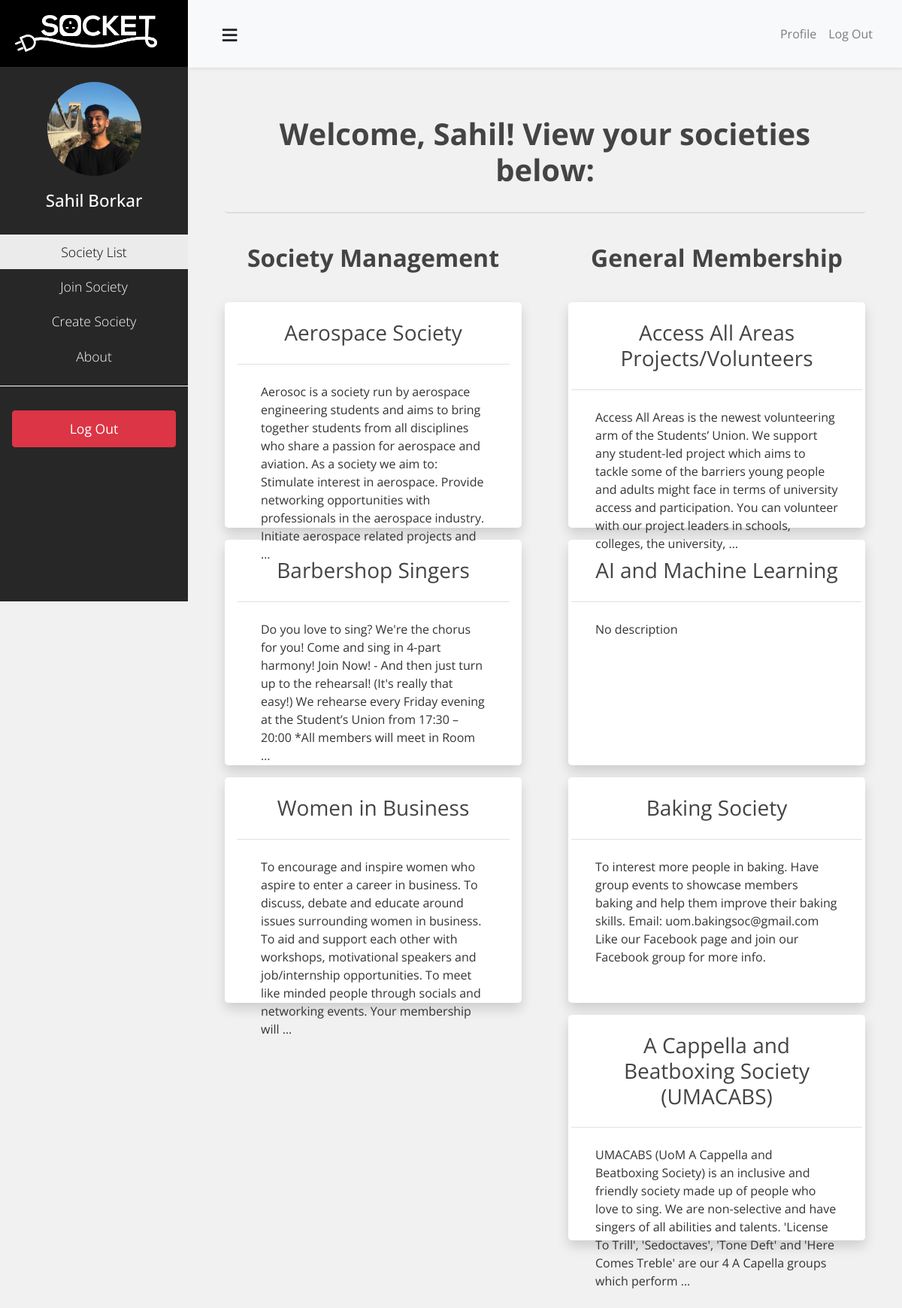
The page /soclist (signed in) on the database its author committed.
### users/models.py (models this page shows, shortened)
class Profile(models.Model):
    user = models.OneToOneField(User, on_delete=models.CASCADE)
    image = models.ImageField(default='default.jpg', upload_to='profile_pics')

### societies/models.py (models this page shows, shortened)
class SocietyMembership(models.Model):
    member = models.ForeignKey(User, related_name='society_membership', on_delete=models.CASCADE)
    society = models.ForeignKey('Society', related_name='society_membership', on_delete=models.CASCADE)
    is_leader = models.BooleanField(default=False)

class Society(models.Model):
    name = models.CharField(max_length = 200, unique=False)
    description = models.TextField()
    members = models.ManyToManyField(
        User,
        verbose_name=("Members"),
        related_name='societies',
        through='SocietyMembership'
    )
    def __str__(self):
        return f"{self.name}"

### blog/views.py (the view)
# urls.py: path('soclist', views.soclist, name='blog-soclist'),
@login_required
def soclist(request):
    current_user = request.user
    leader_memberships = SocietyMembership.objects.filter(member=current_user, is_leader=True)
    normal_memberships = SocietyMembership.objects.filter(member=current_user, is_leader=False)
    context = {
        'societies':current_user.societies.all(),
        'leader_memberships': leader_memberships,
        'normal_memberships': normal_memberships
    }
    return render(request, 'blog/soclist.html', context)

### blog/templates/blog/soclist.html
{% extends "blog/base.html" %}
{% block content %}
    <div class="row">
        <div class="col-sm-12">
            <div class="my-3 px-3 rounded-lg" style="border-bottom: 2px solid #ddd;">
                <h1> Welcome, {{user.first_name}}! View your societies below: </h1>
            </div>
        </div>
    <div>
    <div class="row">
        <div class="col-lg-6">
            <div class="mx-3">
            <h1 style="font-size:2em;"> Society Management </h1>
            {% for membership in leader_memberships %}
                    <div class="my-3 px-3 rounded-lg shadow div-hover soclist">
                        <h3 class="border-bottom border-gray mb-0"><a class="container-title" href="{% url 'blog-sochome' oid=membership.society.id %}?society={{membership.society}}">{{ membership.society.name }}</a></h3>
                        <p class="container-content">{{ membership.society.description|truncatewords:50 }}</p>
                    </div>
            {% empty %}
                    <div class="my-3 px-3 rounded-lg shadow div-hover" style="height:200px;">
                        <h3 class="border-bottom border-gray mb-0">No societies under your management.</h3>
                        <p class="container-content">You are not a leader of any societies yet. Go ahead and create one! Or, you know, get promoted.</p>
                    </div>
            {% endfor %}
            </div>
    </div>
        <div class="col-lg-6">
            <div class="mx-3">
                <h1 style="font-size:2em;"> General Membership </h1>
                {% for membership in normal_memberships %}
                    <div class="my-3 px-1 rounded-lg shadow div-hover soclist">
                        <h3 class="border-bottom border-gray mb-0"><a class="container-title" href="{% url 'blog-sochome' oid=membership.society.id %}?society={{membership.society}}">{{ membership.society.name }}</a></h3>
                        <p class="container-content">{{ membership.society.description|truncatewords:50 }}</p>
                    </div>
                {% empty %}
                    <div class="my-3 px-1 rounded-lg shadow div-hover" style="height:200px;">
                        <h3 class="border-bottom border-gray mb-0">No societies found.</h3>
                        <p class="container-content">You are not a part of any societies yet. Go ahead and create/join one!</p>
                    </div>
                {% endfor %}
            </div>
        </div>
    </div>
{% endblock content %}

### blog/templates/blog/base.html (shortened to what this page needs)
{%load static%}
<!DOCTYPE html>
<html>
<head>
        <link rel="stylesheet" href="https://stackpath.bootstrapcdn.com/bootstrap/4.3.1/css/bootstrap.min.css">
        <link rel="stylesheet" type="text/css" href="{% static 'blog/main.css' %}">
        <link rel="stylesheet" href="https://cdnjs.cloudflare.com/ajax/libs/malihu-custom-scrollbar-plugin/3.1.5/jquery.mCustomScrollbar.min.css">
</head>
<body>
    <div class="wrapper">
        <nav id="sidebar">
            <div class="sidebar-header">
                <a href="/">
                    <img src="{%static 'blog/logo.png'%}">
                </a>
            </div>
            <ul class="list-unstyled components text-center" >
                {% if user.is_authenticated %}
                <div class="text-center sidebar-profile">
                    <a href="{% url 'profile' %}">
                        <img class="rounded-circle" src="{{ user.profile.image.url }}">
                        <h3>{{user.first_name}} {{user.last_name}}</h3>
                    </a>
                </div>
                {% endif %}
                {% url 'blog-soclist' as soclist %}
                {% url 'join-society' as joinsoc %}
                {% url 'society-register' as socregister %}
                <li {%if request.path == soclist%} class="active"{%endif%}>
                    <a href="{% url 'blog-soclist' %}" >Society List</a>
                </li>
                <li {%if request.path == joinsoc%} class="active"{%endif%}>
                    <a href="{% url 'join-society' %}">Join Society</a>
                </li>
                <li {%if request.path == socregister%} class="active"{%endif%}>
                    <a href="{% url 'society-register' %}">Create Society</a>
                </li>
                <li>
                    <a href="#">About</a>
                </li>
            </ul>
            <ul class="list-unstyled pt-3 auth-options">
                {% if user.is_authenticated %}
                    <li>
                        <a href="{% url 'logout'%}" class="download btn btn-danger m-3">Log Out</a>
                    </li>
                {% endif %}
            </ul>
        </nav>
        <div id="main-content">
            <nav class="navbar navbar-expand-lg navbar-light bg-light">
                <div class="container-fluid">
                    <button type="button" id="sidebarCollapse" class="btn btn-light">
                        <span style="font-size: 40px; padding=1px;">&#8801</span>
                    </button>
                    <div class="collapse navbar-collapse" id="navbarSupportedContent">
                        <ul class="nav navbar-nav ml-auto">
                            {% if user.is_authenticated %}
                            <li class="nav-item">
                                <a class="nav-link" href="{% url 'profile'%}">Profile</a>
                            </li>
                            <li class="nav-item">
                                <a class="nav-link" href="{% url 'logout'%}">Log Out</a>
                            </li>
                            {% endif %}
                        </ul>
                    </div>
                </div>
            </nav>
            <div class="mx-5 pt-4">
            {% block content %}{% endblock %}
            </div>
        </div>
    </div>
</body>
</html>

### blog/static/blog/main.css (style rules this page uses)
* { font-family:'Open Sans', sans-serif; }
body { color: #333333; background: #f1f1f1; }
h1, h2, h4, h5, h6 { color: #444444; padding: 1.5rem; text-align: center; font-family: 'Open Sans', sans-serif; font-weight: 700; }
h3 { color: #444444; padding: 1.5rem; text-align: center; }
.container-title { color: #444444; font-family: 'Open Sans', sans-serif; font-weight: 400; font-size: 1em; }
.container-content { font-family: 'Open Sans', sans-serif; font-weight: 400; white-space:pre-line; padding: 1.5em 2em 1.5em 2em; }
p { padding:1rem; font-family: 'Open Sans', sans-serif; font-weight: 400; }
ul { margin: 0; }
.soclist { height:300px; }
.div-hover { background: #ffffff; transition: 0.7s; }
.navbar { box-shadow: 1px 1px 5px rgba(0, 0, 0, 0.1); }
.wrapper { display: flex; width: 100%; }
#main-content { width: calc(100% - 250px); min-height: 100vh; transition: all 0.3s; position: absolute; top: 0; right: 0; }
#sidebar { width:250px; height: 100vh; position: fixed; z-index: 999; top: 0; left: 0; background-color: #272727; color: #fff; transition: all 0.3s; }
#sidebar .sidebar-header { padding: 20px; background: #000; color: #fff; }
.sidebar-header img { max-height: 100%; max-width: 90%; }
#sidebar .sidebar-profile { background: #272727; }
#sidebar ul.components .sidebar-profile a h3 { color:#fff; font-size:1.4em; padding-top:0; padding-bottom:1em; }
#sidebar ul.components .sidebar-profile a:link { text-decoration: none; }
#sidebar .sidebar-profile img { margin:20px 0px 20px 0px; height: 125px; width: 125px; }
#sidebar .components { background-color: #272727; }
#sidebar ul.components { padding: 0em 0em 1em 0em; border-bottom: 1px solid #fff; font-family: Open Sans, sans-serif; font-weight: 300; }
#sidebar ul li a { padding: 10px; font-size: 1.1em; display: block; color: #fff; text-decoration: none; }
#sidebar ul li.active > a, a[aria-expanded="true"] { color: #000; background: #ebebeb; }

### rows shown on the page
SocietyMembership: society.name "Aerospace Society", society.description "Aerosoc is a society run by aerospace engineering students and aims to bring together students from all disciplines who share a passion for aerospace and aviation. As a society we aim to: Stimulate interest in aerospace. Provide networking opportunities with professionals in the aerospace industry. Initiate aerospace related projects and …"
SocietyMembership: society.name "Barbershop Singers", society.description "Do you love to sing? We're the chorus for you! Come and sing in 4-part harmony! Join Now! - And then just turn up to the rehearsal! (It's really that easy!) We rehearse every Friday evening at the Student’s Union from 17:30 – 20:00 *All members will meet in Room …"
SocietyMembership: society.name "Women in Business", society.description "To encourage and inspire women who aspire to enter a career in business. To discuss, debate and educate around issues surrounding women in business. To aid and support each other with workshops, motivational speakers and job/internship opportunities. To meet like minded people through socials and networking events. Your membership will …"
SocietyMembership: society.name "Access All Areas Projects/Volunteers", society.description "Access All Areas is the newest volunteering arm of the Students’ Union. We support any student-led project which aims to tackle some of the barriers young people and adults might face in terms of university access and participation. You can volunteer with our project leaders in schools, colleges, the university, …"
SocietyMembership: society.name "AI and Machine Learning", society.description "No description"
SocietyMembership: society.name "Baking Society", society.description "To interest more people in baking. Have group events to showcase members baking and help them improve their baking skills. Email: uom.bakingsoc@gmail.com Like our Facebook page and join our Facebook group for more info."
SocietyMembership: society.name "A Cappella and Beatboxing Society (UMACABS)", society.description "UMACABS (UoM A Cappella and Beatboxing Society) is an inclusive and friendly society made up of people who love to sing. We are non-selective and have singers of all abilities and talents. 'License To Trill', 'Sedoctaves', 'Tone Deft' and 'Here Comes Treble' are our 4 A Capella groups which perform …"

### other values the page prints
{{ user.first_name }} "Sahil"
{{ user.last_name }} "Borkar"
